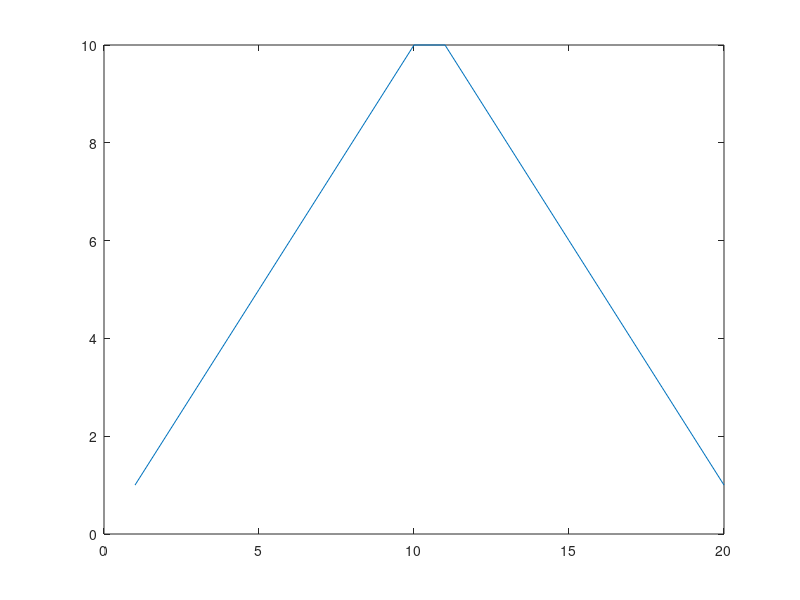
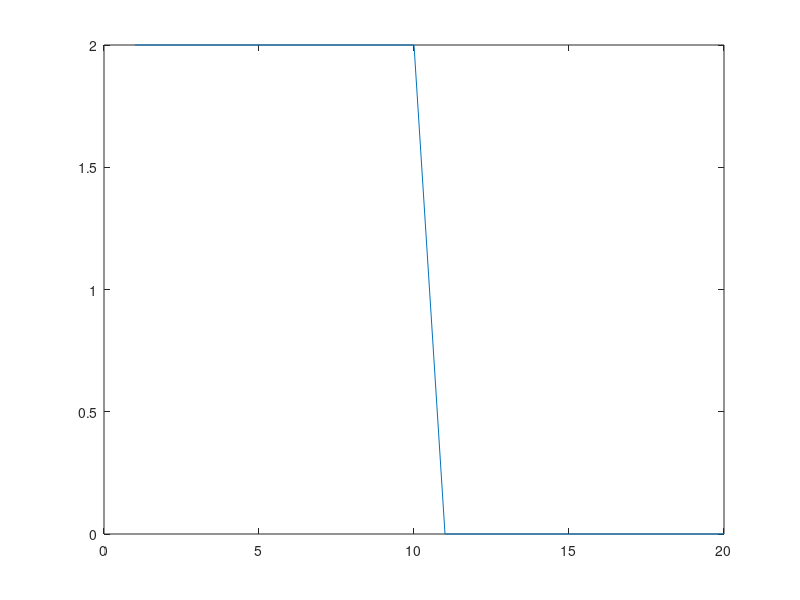
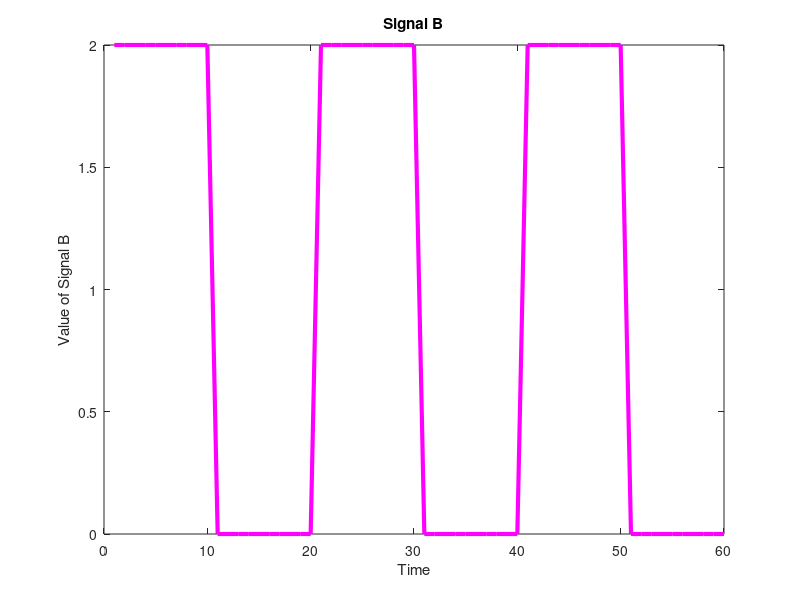
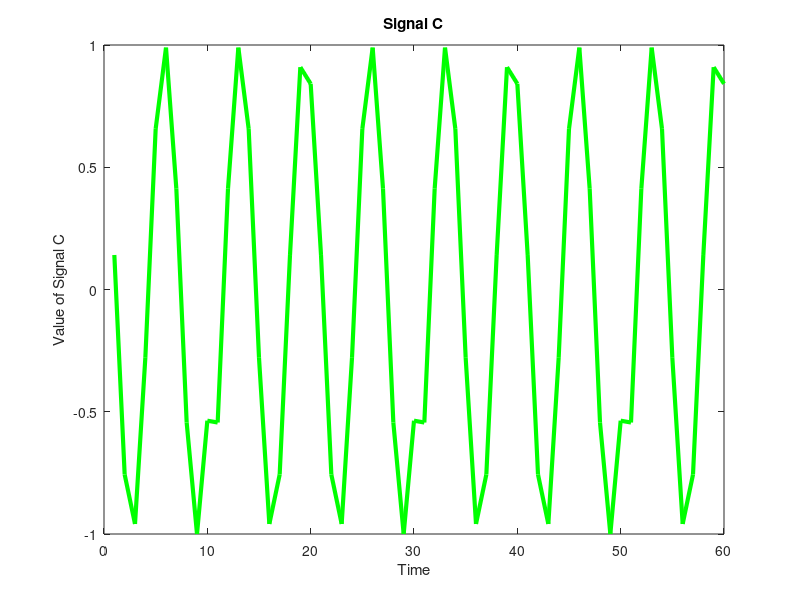

Here is the MATLAB script that generated these plots, in order:
% Code for Question 2 
% March 1, 2022
% Group 24
%   k20044349 Antonia Massmann
%   k20046622 Natyada Julintron
%   k20074264 Shivani Kakkad
%   k20038514 Stella Hadfield Elliot 
%------------------------------------------------

% Clear the workspace
close all
clear all
clc

% Part 1: The signal in region A starts at value 1 at time 1 and increases
%        by 1 until time 10, remains at 10 for time 11 and returns in steps
%        of -1 to 1 at 20, then pattern repeats 3 times. 
 
    % step 1a: set the parameters
    t =[1:1:60];          
    n = 1:1:10;           % the first value of a vector will be added by 1
    nn = 10: -1:1;        % the second value will follow the first and will decrease by 1 

    % step 1b: ensure the initial steps work
     Signal_A = [n,nn]; 
     plot(Signal_A); 

    % step 1c:  repeat the initial pattern three times
     Signal_A1 = repmat(Signal_A,1,3);

    % step 1d: plot an appropriate graph to demonstrate the above 
     figure                                         % opens up a figure window
     plot(Signal_A1, 'm', 'linewidth', 3)           % plots the different variables (x,y), color(r/g/b), thickness of line
     xlabel ("Time")                                % labels the x axis
     ylabel ("Value of Signal A")                   % labels the y axis
     title ("Signal A")                             % labels the graph by inserting a title


%  ----------------------- Signal B -------------------------  %

% Part 2: The signal in Region B starts at value 2 at time 1 and remains at
%        2 until time 10, then jumps to a value of 0 from time 11 to 20,
%        this pattern repeats 3 times. 

    % step 2a: ensure the initial steps work
    Signal_B (1:10)= 2; 
    Signal_B (11:20)= 0; 
    plot (Signal_B); 

    % step 2b: run the same commands as previous, but repeated three times
    Signal_B1 = repmat(Signal_B,1,3);

    % step 2c: plot an appropriate graph to demonstrate the above 
    figure                                         % opens up a figure window
    plot(Signal_B1, 'm', 'linewidth', 3)           % plots the different variables (x,y), color(r/g/b), thickness of line
    xlabel ("Time")                                % labels the x axis
    ylabel ("Value of Signal B")                   % labels the y axis
    title ("Signal B")                             % labels the graph by inserting a title


%  ----------------------- Signal C --------------------------- %

%Part 3: Region C performs a sin operation on the sum of these inputs. 


   %step 3a: define signal_c as the sin operations of the sum of inputs from Region A and B. 
   Signal_C = sin(Signal_A1 + Signal_B1);

   %step 3b: plot an appropriate graph to demonstrate the above 
   figure                                         %opens up a figure window
   plot(Signal_C, 'g', 'linewidth', 3)            %plots the different variables (x,y), color(r/g/b), thickness of line
   xlabel ("Time")                                %labels the x axis
   ylabel ("Value of Signal C")                   %labels the y axis
   title ("Signal C")                             %labels the graph by inserting a title

   
  
%  ------------------------ Signal D --------------------------- %

%Part 4: If Region C then sends its signal to Region D, with multiplicative weight of 0.5, plot the response in region D.

    %step 4a: define signal_D by multiplying 0.5 to Signal_C 
    Signal_D = Signal_C * 0.5;

    %step 4b: plot an appropriate graph to demonstrate the above 
    figure                                         %opens up a figure window
    plot(Signal_D, 'r', 'linewidth', 3)            %plots the different variables (x,y), color(r/g/b), thickness of line
    xlabel ("Time")                                %labels the x axis
    ylabel ("Value of Signal D")                   %labels the y axis
    title ("Signal D")                             %labels the graph by inserting a title



% --------------------- End of Question 2 ------------------------ %


